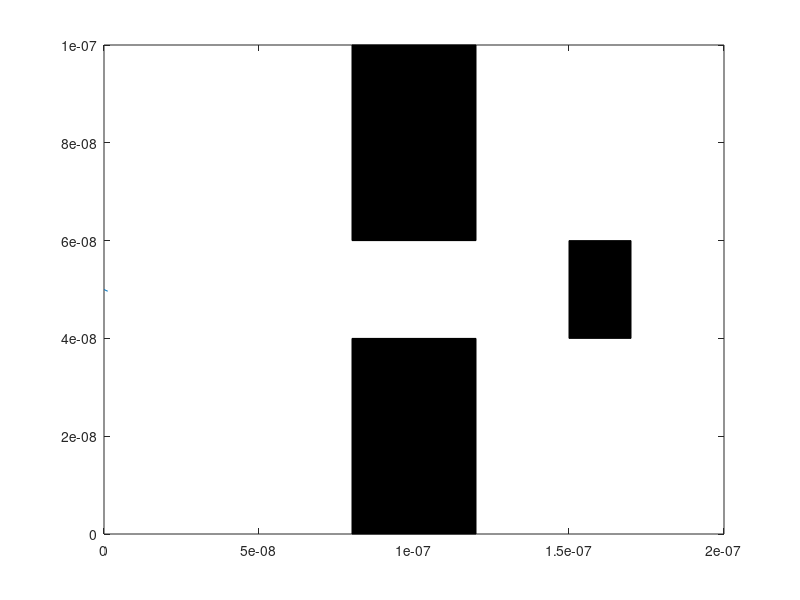

MATLAB code for this plot: (Note: this script raises an error after producing the figure.)
%% Simulation 4 - Enhancements - Injection
% JinsengVanderkloot - 101031534
%% 
% Simulation 4 has the electrons injected from one point and another box 
% is added compared to simulation 3. The injection is done from the left 
% side of the area. The velocity from injection point is influenced to 
% travel in the right direction towards the gap (as if forceing them into 
% the material). Once they are injected, they continue to scatter.
% (Some value are changed or reduced to decrease simulation times)
%% S4 Initialization of individual electron values
clc
clear all 
close all

m0 = 9.10938215e-31;            % electron mass
mn = 0.26*m0;                   % Effective mass
Temp = 300;                     % Inital Temp (K)
kb = 1.3806504e-23;             % Boltzmann constant
tmn = 0.2e-12;                  % Mean time between collision 

% Region Area 
wArea = 200e-9;
lArea = 100e-9;

%Thermal Velocity (Question 1.A) 
vt=sqrt((2*kb*Temp)/mn);        % Sim in 2D so (2*kb*Temp), 3D is (3*kb*Temp)
%% S4 Electrons position and velocity arrays
numElec = 50;                   %Number of simulated Electrons 
numEPlot = 50;                  %Number of plotted Electrons 
dt = (lArea*wArea);             %Typically 1/100 of region size
stepsTot = 150;                 %Total amount of steps (1000 was a long simulation) 
tTot= stepsTot*dt;              %Total Simulation time 
x = zeros(1,numElec);           %Inital X matrix          
y = zeros(1,numElec);           %Inital y matrix  
vx = zeros(1,numElec);          %Inital velocity x matrix  
vy = zeros(1,numElec);          %Inital velocity y matrix
vtot = zeros(1,numElec);        %Inital velocity matrix
avgTemp=0;                      %Set average Temp to 0 

%Electron color assignment
for cnt = 1:numElec
    colors= rand(numElec,3);
    y(cnt) = 50e-9;
end

%Probability of Scatter 
scatOn = 1;                     %Turn Scatter on (1) or off(0)
Pscatter = 1-exp(-dt/tmn);      %Scatter Equation 
tScatter = zeros(1,numElec);
%% S4 Bottle Neck Boundary 
% X limit (no particle between X1 and X2 - Cosider Y limits) 
boxX1=80e-9;
boxX2=120e-9;
% Y Limit (no particles between 0 and Y1 and Y2 to Y limit) 
boxY1 = 40e-9;
boxY2 = 60e-9;

%New Box
boxX3 = 150e-9;
boxX4 = 170e-9;
boxY3 = 40e-9;
boxY4 = 60e-9;

%Boundary Energy/Velocity loss coefficient, when hitting wall, increase
%velocity = increase temp, decrease velocity = decrease temp
vloss = 0.95; 
%% S4 Main loop 
t=0;
intCNT = 1; %Counter with time
while t < tTot
    t = t + dt; 
    
    %Store old position 
    oldx = x;
    oldy = y;
    
    %Inject one elctron for each loop iteration
    if intCNT <= numElec
        %Add a velocity for injected electron but have it dominate in the y
        %direction to go towards the gap 
        vx(intCNT)=0.9*(vt/sqrt(2))*abs(randn());  % velocity * Gaussian dist 
        vy(intCNT)=0.1*(vt/sqrt(2))*randn();  % velocity * Gaussian dist 
        vtot(intCNT)= sqrt (vx(intCNT)^2)+(vy(intCNT)^2);
    end 

    %Update to new position 
    x(1:numElec) = x(1:numElec) + (vx(1:numElec).*dt);
    y(1:numElec) = y(1:numElec) + (vy(1:numElec).*dt);  
    vtot(1:numElec)= sqrt ((vx(1:numElec).^2)+(vy(1:numElec).^2));
   
    for check = 1:numElec
        %Scatter 
        if scatOn==1
            if Pscatter > rand()
                if vx ~= 0
                vx(check)=(vt/sqrt(2))*randn();
                vy(check)=(vt/sqrt(2))*randn();
                end
            end
        end

        %Apply Boundary Conditions
        %If bottom contact, bounce off in opposite direction
        if (y(check)<=0)
            y(check) = 0;
            vy(check) = -vy(check);
        end
        %If top contact, bounce off in opposite directio
        if (y(check)>=lArea)
            y(check) = lArea;
            vy(check) = -vy(check);
        end
        %if left side of box, come out right side 
        if(x(check)<=0)
           x(check) = 0;
           vx(check) = -vx(check);
        end
        %if right side of box, come out left side
        if(x(check)>=wArea)
           x(check) = wArea;
           vx(check) = -vx(check);
        end

        %Apply bottle neck conditions 
        %If contact on left walls of boundary (not in Gap)
        if (oldx(check)<boxX1 && x(check)>=boxX1 && (y(check)<= boxY1 || y(check)>= boxY2))
            x(check)=boxX1;
            vx(check) = -(vx(check)*vloss); 
        end
        %If contact on right walls of boundary (not in Gap)
        if (oldx(check)>boxX2 && x(check)<=boxX2 && (y(check)<= boxY1 || y(check)>= boxY2))
            x(check)=boxX2;
            vx(check) = -(vx(check)*vloss); 
        end
        %If contact with bottom boundary in gap
        if (x(check)>boxX1 && x(check)< boxX2 && oldy(check)>boxY1 && y(check)<= boxY1)
            y(check)= boxY1;
            vy(check) = -(vy(check)*vloss); 
        end
        %If contact with top boundary in gap 
        if (x(check)>boxX1 && x(check)< boxX2 && oldy(check)<boxY2 && y(check)>=boxY2)
            y(check)=boxY2;
            vy(check) = -(vy(check)*vloss); 
        end

        %Apply bottle neck conditions for new box 
        %If contact with left wall 
        if (oldx(check)<boxX3 && x(check)>=boxX3 && y(check)>= boxY3 && y(check)<= boxY4)
            x(check)=boxX3;
            vx(check) = -(vx(check)*vloss); 
        end
        %If contact on right walls of boundary
        if (oldx(check)>boxX4 && x(check)<=boxX4 && y(check)>= boxY3 && y(check)<= boxY4)
            x(check)=boxX4;
            vx(check) = -(vx(check)*vloss); 
        end
        %If contact with bottom boundary in gap
        if (x(check)>boxX3 && x(check)< boxX4 && oldy(check)>boxY4 && y(check)<= boxY4)
            y(check)= boxY4;
            vy(check) = -(vy(check)*vloss); 
        end
        %If contact with top boundary in gap 
        if (x(check)>boxX3 && x(check)< boxX4 && oldy(check)<boxY3 && y(check)>=boxY3)
            y(check)=boxY3;
            vy(check) = -(vy(check)*vloss); 
        end
    end 

    %Plot Boundary and map some electrons
    for Eplot = 1:numEPlot
        figure(1)
        %if the electron went out of sides and back on other side, do not
        %draw line
        if abs(oldx(Eplot)-x(Eplot))<(wArea/2)
            p = plot([oldx(Eplot),x(Eplot)],[oldy(Eplot),y(Eplot)]);
        end
        rectangle('Position',[boxX1 0 (boxX2-boxX1) boxY1],'FaceColor',[0 0 0])
        rectangle('Position',[boxX1 boxY2 (boxX2-boxX1) (lArea-boxY2)],'FaceColor',[0 0 0])
        rectangle('Position',[boxX3 boxY3 (boxX4-boxX3) (boxY4-boxY3)],'FaceColor',[0 0 0])
        p.Color=colors(Eplot,:);
        axis([0,wArea,0,lArea]);
        title('Electron Model'), xlabel('Position (m)', 'FontSize', 10), ylabel('Position (m)', 'FontSize', 10);
        hold on;
    end     
    intCNT = intCNT + 1; 
 
end 


